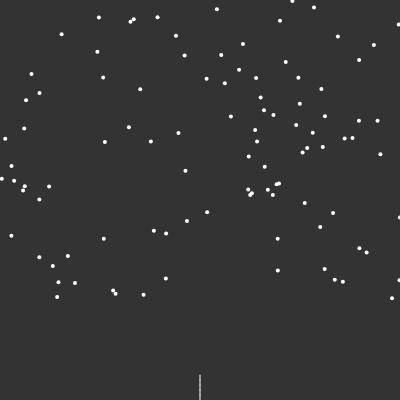
Frame 1 (no input)
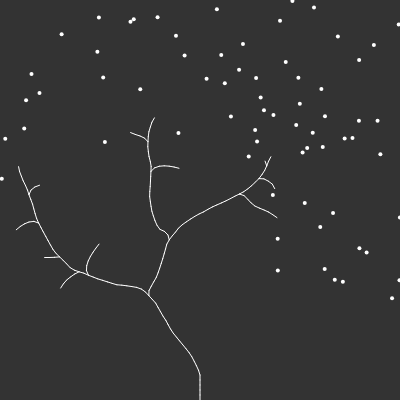
Frame 60 (no input)
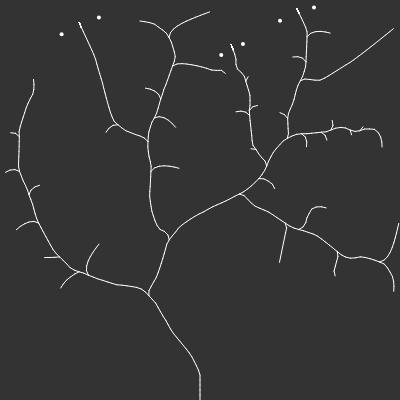
Frame 120 (the mouse pressed at the canvas centre since frame 60)

The p5.js sketch that drew these frames (run headless with seeded random() and noise() and a simulated clock; from frame 60 on, the mouse is pressed at the canvas centre):

// p5.js sketch
// ── sketch.js
var tree;
var max_dist = 100;
var min_dist = 10;

function setup() {
  createCanvas(400, 400);
  tree = new Tree();
}

function draw() {
  if(tree.maxLeaf > 0){
    
    background(51);
    tree.show();
    tree.grow();
  }
}
// ── branch.js
function Branch(parent, pos, dir) {
	this.pos = pos;
	this.parent = parent;
	this.dir = dir;
	this.origDir = this.dir.copy();
	this.count = 0;
	this.len = 5;

	this.reset = function() {
		this.dir = this.origDir.copy();
		this.count = 0;
	};

	this.next = function() {
		this.dir.normalize();
		var nextDir = p5.Vector.mult(this.dir, this.len);
		var nextPos = p5.Vector.add(this.pos, nextDir);
		var nextBrach = new Branch(this, nextPos, this.dir.copy());
		return nextBrach;
	};

	this.show = function() {
		if(this.parent !== null){
			stroke(255);
			line(this.pos.x, this.pos.y, this.parent.pos.x, this.parent.pos.y);
		}

	};
}
// ── leaf.js
function Leaf() {
	this.pos = createVector(random(width), random(height-100));
	this.reached = false;

	this.show = function() {
		fill(255);
		noStroke();
		ellipse(this.pos.x, this.pos.y, 4, 4);

	};
}
// ── tree.js
function Tree() {
	this.leaves = [];
	this.branches = [];
	this.maxLeaf = 100;

	for (var i = 0; i < this.maxLeaf; i++) {
		this.leaves.push(new Leaf());
	}

	var pos = createVector(width/2, height);
	var dir = createVector(0, -1);
	var root = new Branch(null, pos, dir);

	this.branches.push(root);

	var current = root;
	var found = false;

	while(!found){
		for (i = 0; i < this.leaves.length; i++) {
			var d = p5.Vector.dist(current.pos, this.leaves[i].pos);
			if(d < max_dist){
				found = true;
			}
		}
		if(!found){
			var branch = current.next();
			current = branch;
			this.branches.push(current);
		}

	}

	this.grow = function() {
		//for each leaves
		//	for each branch
		//		if leaves closest branch
		//			clostestBranch = branch
		
		// if set clostestBranch
		for (var i = 0; i < this.leaves.length; i++) {
			var leaf = this.leaves[i];

			var closestBranch = null;
			var record = 100000;
			for (var j = 0; j < this.branches.length; j++) {
				var branch = this.branches[j];
				var d = p5.Vector.dist(leaf.pos, branch.pos);

				if(d < min_dist){
					leaf.reached = true;
					closestBranch = null;
					break;
				} else if (d > max_dist){

				} else if (closestBranch === null || d < record){
					closestBranch = branch;
					record = d;
				}

			}

			if(closestBranch !== null){
				var newDir = p5.Vector.sub(leaf.pos, closestBranch.pos);
				newDir.normalize();
				closestBranch.dir.add(newDir);
				closestBranch.count++;
			}
		}

		for (i = this.leaves.length - 1; i >= 0; i--) {

			if(this.leaves[i].reached){
				this.leaves.splice(i, 1);
				this.maxLeaf--;
			}
		}

		for (i = this.branches.length - 1; i >= 0; i--) {
			var branch = this.branches[i];
			if(branch.count > 0){
				branch.dir.div(branch.count + 1);
				this.branches.push(branch.next());
			}
			branch.reset();
		}
		 
	};

	this.show = function() {

		for (var i = 0; i < this.leaves.length; i++) {
			this.leaves[i].show();
		}

		for (i = 0; i < this.branches.length; i++) {
			this.branches[i].show();
		}
	};
}
